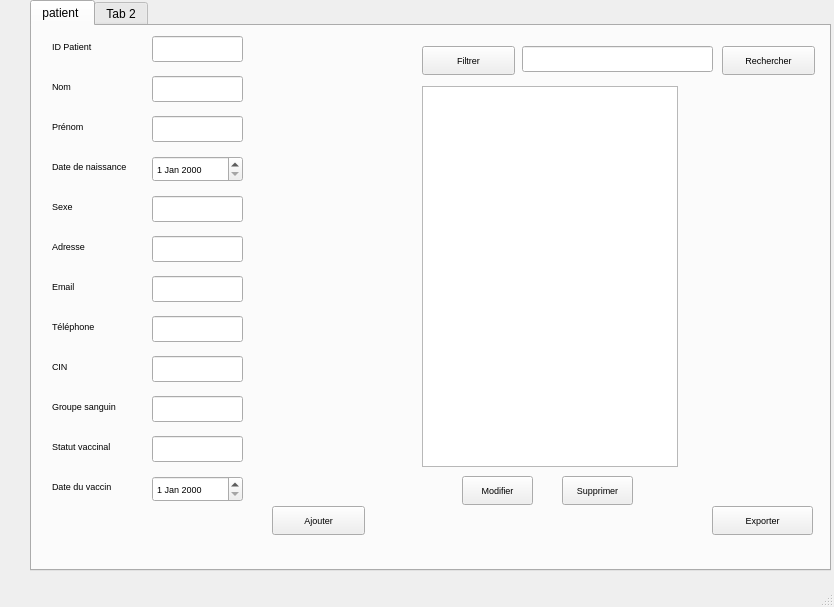
<?xml version="1.0" encoding="UTF-8"?>
<ui version="4.0">
 <class>MainWindow</class>
 <widget class="QMainWindow" name="MainWindow">
  <property name="geometry">
   <rect>
    <x>0</x>
    <y>0</y>
    <width>834</width>
    <height>607</height>
   </rect>
  </property>
  <property name="windowTitle">
   <string>MainWindow</string>
  </property>
  <widget class="QWidget" name="centralwidget">
   <widget class="QTabWidget" name="tabWidget">
    <property name="geometry">
     <rect>
      <x>30</x>
      <y>0</y>
      <width>801</width>
      <height>571</height>
     </rect>
    </property>
    <property name="currentIndex">
     <number>0</number>
    </property>
    <widget class="QWidget" name="tab">
     <attribute name="title">
      <string>patient </string>
     </attribute>
     <widget class="QLabel" name="IDPatient">
      <property name="geometry">
       <rect>
        <x>20</x>
        <y>10</y>
        <width>63</width>
        <height>20</height>
       </rect>
      </property>
      <property name="font">
       <font>
        <pointsize>7</pointsize>
       </font>
      </property>
      <property name="text">
       <string>ID Patient</string>
      </property>
     </widget>
     <widget class="QLabel" name="Nom">
      <property name="geometry">
       <rect>
        <x>20</x>
        <y>50</y>
        <width>63</width>
        <height>20</height>
       </rect>
      </property>
      <property name="font">
       <font>
        <pointsize>7</pointsize>
       </font>
      </property>
      <property name="text">
       <string>Nom</string>
      </property>
     </widget>
     <widget class="QLabel" name="Prenom">
      <property name="geometry">
       <rect>
        <x>20</x>
        <y>90</y>
        <width>63</width>
        <height>20</height>
       </rect>
      </property>
      <property name="font">
       <font>
        <pointsize>7</pointsize>
       </font>
      </property>
      <property name="text">
       <string>Prénom</string>
      </property>
     </widget>
     <widget class="QLabel" name="Datedenaissance">
      <property name="geometry">
       <rect>
        <x>20</x>
        <y>130</y>
        <width>121</width>
        <height>20</height>
       </rect>
      </property>
      <property name="font">
       <font>
        <pointsize>7</pointsize>
       </font>
      </property>
      <property name="text">
       <string>Date de naissance</string>
      </property>
     </widget>
     <widget class="QLabel" name="Sexe">
      <property name="geometry">
       <rect>
        <x>20</x>
        <y>170</y>
        <width>63</width>
        <height>20</height>
       </rect>
      </property>
      <property name="font">
       <font>
        <pointsize>7</pointsize>
       </font>
      </property>
      <property name="text">
       <string>Sexe</string>
      </property>
     </widget>
     <widget class="QLabel" name="Adresse">
      <property name="geometry">
       <rect>
        <x>20</x>
        <y>210</y>
        <width>63</width>
        <height>20</height>
       </rect>
      </property>
      <property name="font">
       <font>
        <pointsize>7</pointsize>
       </font>
      </property>
      <property name="text">
       <string>Adresse</string>
      </property>
     </widget>
     <widget class="QLabel" name="Email">
      <property name="geometry">
       <rect>
        <x>20</x>
        <y>250</y>
        <width>63</width>
        <height>20</height>
       </rect>
      </property>
      <property name="font">
       <font>
        <pointsize>7</pointsize>
       </font>
      </property>
      <property name="text">
       <string>Email</string>
      </property>
     </widget>
     <widget class="QLabel" name="Telephone">
      <property name="geometry">
       <rect>
        <x>20</x>
        <y>290</y>
        <width>71</width>
        <height>20</height>
       </rect>
      </property>
      <property name="font">
       <font>
        <pointsize>7</pointsize>
       </font>
      </property>
      <property name="text">
       <string>Téléphone</string>
      </property>
     </widget>
     <widget class="QLabel" name="CIN">
      <property name="geometry">
       <rect>
        <x>20</x>
        <y>330</y>
        <width>63</width>
        <height>20</height>
       </rect>
      </property>
      <property name="font">
       <font>
        <pointsize>7</pointsize>
       </font>
      </property>
      <property name="text">
       <string>CIN</string>
      </property>
     </widget>
     <widget class="QLabel" name="Groupesanguin_2">
      <property name="geometry">
       <rect>
        <x>20</x>
        <y>370</y>
        <width>111</width>
        <height>20</height>
       </rect>
      </property>
      <property name="font">
       <font>
        <pointsize>7</pointsize>
       </font>
      </property>
      <property name="text">
       <string>Groupe sanguin</string>
      </property>
     </widget>
     <widget class="QLabel" name="Statutvaccinal">
      <property name="geometry">
       <rect>
        <x>20</x>
        <y>410</y>
        <width>101</width>
        <height>20</height>
       </rect>
      </property>
      <property name="font">
       <font>
        <pointsize>7</pointsize>
       </font>
      </property>
      <property name="text">
       <string>Statut vaccinal</string>
      </property>
     </widget>
     <widget class="QLabel" name="Dateduvaccin">
      <property name="geometry">
       <rect>
        <x>20</x>
        <y>450</y>
        <width>101</width>
        <height>20</height>
       </rect>
      </property>
      <property name="font">
       <font>
        <pointsize>7</pointsize>
       </font>
      </property>
      <property name="text">
       <string>Date du vaccin</string>
      </property>
     </widget>
     <widget class="QLineEdit" name="ID">
      <property name="geometry">
       <rect>
        <x>120</x>
        <y>10</y>
        <width>91</width>
        <height>26</height>
       </rect>
      </property>
      <property name="font">
       <font>
        <pointsize>7</pointsize>
       </font>
      </property>
     </widget>
     <widget class="QLineEdit" name="bNom">
      <property name="geometry">
       <rect>
        <x>120</x>
        <y>50</y>
        <width>91</width>
        <height>26</height>
       </rect>
      </property>
      <property name="font">
       <font>
        <pointsize>7</pointsize>
       </font>
      </property>
     </widget>
     <widget class="QLineEdit" name="bPrenom">
      <property name="geometry">
       <rect>
        <x>120</x>
        <y>90</y>
        <width>91</width>
        <height>26</height>
       </rect>
      </property>
      <property name="font">
       <font>
        <pointsize>7</pointsize>
       </font>
      </property>
     </widget>
     <widget class="QLineEdit" name="bSexe">
      <property name="geometry">
       <rect>
        <x>120</x>
        <y>170</y>
        <width>91</width>
        <height>26</height>
       </rect>
      </property>
      <property name="font">
       <font>
        <pointsize>7</pointsize>
       </font>
      </property>
     </widget>
     <widget class="QLineEdit" name="bAdresse">
      <property name="geometry">
       <rect>
        <x>120</x>
        <y>210</y>
        <width>91</width>
        <height>26</height>
       </rect>
      </property>
      <property name="font">
       <font>
        <pointsize>7</pointsize>
       </font>
      </property>
     </widget>
     <widget class="QLineEdit" name="bEmail">
      <property name="geometry">
       <rect>
        <x>120</x>
        <y>250</y>
        <width>91</width>
        <height>26</height>
       </rect>
      </property>
      <property name="font">
       <font>
        <pointsize>7</pointsize>
       </font>
      </property>
     </widget>
     <widget class="QLineEdit" name="bTelephone">
      <property name="geometry">
       <rect>
        <x>120</x>
        <y>290</y>
        <width>91</width>
        <height>26</height>
       </rect>
      </property>
      <property name="font">
       <font>
        <pointsize>7</pointsize>
       </font>
      </property>
     </widget>
     <widget class="QDateEdit" name="bDate">
      <property name="geometry">
       <rect>
        <x>120</x>
        <y>130</y>
        <width>91</width>
        <height>26</height>
       </rect>
      </property>
      <property name="font">
       <font>
        <pointsize>7</pointsize>
       </font>
      </property>
     </widget>
     <widget class="QLineEdit" name="bCIN">
      <property name="geometry">
       <rect>
        <x>120</x>
        <y>330</y>
        <width>91</width>
        <height>26</height>
       </rect>
      </property>
      <property name="font">
       <font>
        <pointsize>7</pointsize>
       </font>
      </property>
     </widget>
     <widget class="QLineEdit" name="bGroupesanguin">
      <property name="geometry">
       <rect>
        <x>120</x>
        <y>370</y>
        <width>91</width>
        <height>26</height>
       </rect>
      </property>
      <property name="font">
       <font>
        <pointsize>7</pointsize>
       </font>
      </property>
     </widget>
     <widget class="QLineEdit" name="bStatutvaccinal">
      <property name="geometry">
       <rect>
        <x>120</x>
        <y>410</y>
        <width>91</width>
        <height>26</height>
       </rect>
      </property>
      <property name="font">
       <font>
        <pointsize>7</pointsize>
       </font>
      </property>
     </widget>
     <widget class="QDateEdit" name="bDateduvaccin">
      <property name="geometry">
       <rect>
        <x>120</x>
        <y>450</y>
        <width>91</width>
        <height>26</height>
       </rect>
      </property>
      <property name="font">
       <font>
        <pointsize>7</pointsize>
       </font>
      </property>
     </widget>
     <widget class="QTableView" name="Liste">
      <property name="geometry">
       <rect>
        <x>390</x>
        <y>60</y>
        <width>256</width>
        <height>381</height>
       </rect>
      </property>
      <property name="font">
       <font>
        <pointsize>7</pointsize>
       </font>
      </property>
     </widget>
     <widget class="QLineEdit" name="Barrerecherche">
      <property name="geometry">
       <rect>
        <x>490</x>
        <y>20</y>
        <width>191</width>
        <height>26</height>
       </rect>
      </property>
      <property name="font">
       <font>
        <pointsize>7</pointsize>
       </font>
      </property>
     </widget>
     <widget class="QPushButton" name="Ajouter">
      <property name="geometry">
       <rect>
        <x>240</x>
        <y>480</y>
        <width>93</width>
        <height>29</height>
       </rect>
      </property>
      <property name="font">
       <font>
        <pointsize>7</pointsize>
       </font>
      </property>
      <property name="text">
       <string>Ajouter</string>
      </property>
     </widget>
     <widget class="QPushButton" name="Filtrer">
      <property name="geometry">
       <rect>
        <x>390</x>
        <y>20</y>
        <width>93</width>
        <height>29</height>
       </rect>
      </property>
      <property name="font">
       <font>
        <pointsize>7</pointsize>
       </font>
      </property>
      <property name="text">
       <string>Filtrer</string>
      </property>
     </widget>
     <widget class="QPushButton" name="Modifier">
      <property name="geometry">
       <rect>
        <x>430</x>
        <y>450</y>
        <width>71</width>
        <height>29</height>
       </rect>
      </property>
      <property name="font">
       <font>
        <pointsize>7</pointsize>
       </font>
      </property>
      <property name="text">
       <string>Modifier</string>
      </property>
     </widget>
     <widget class="QPushButton" name="Supprimer">
      <property name="geometry">
       <rect>
        <x>530</x>
        <y>450</y>
        <width>71</width>
        <height>29</height>
       </rect>
      </property>
      <property name="font">
       <font>
        <pointsize>7</pointsize>
       </font>
      </property>
      <property name="text">
       <string>Supprimer</string>
      </property>
     </widget>
     <widget class="QPushButton" name="Exporter">
      <property name="geometry">
       <rect>
        <x>680</x>
        <y>480</y>
        <width>101</width>
        <height>29</height>
       </rect>
      </property>
      <property name="font">
       <font>
        <pointsize>7</pointsize>
       </font>
      </property>
      <property name="text">
       <string>Exporter</string>
      </property>
     </widget>
     <widget class="QPushButton" name="Rechercher">
      <property name="geometry">
       <rect>
        <x>690</x>
        <y>20</y>
        <width>93</width>
        <height>29</height>
       </rect>
      </property>
      <property name="font">
       <font>
        <pointsize>7</pointsize>
       </font>
      </property>
      <property name="text">
       <string>Rechercher</string>
      </property>
     </widget>
    </widget>
    <widget class="QWidget" name="tab_2">
     <attribute name="title">
      <string>Tab 2</string>
     </attribute>
    </widget>
   </widget>
  </widget>
  <widget class="QMenuBar" name="menubar">
   <property name="geometry">
    <rect>
     <x>0</x>
     <y>0</y>
     <width>834</width>
     <height>26</height>
    </rect>
   </property>
  </widget>
  <widget class="QStatusBar" name="statusbar"/>
 </widget>
 <resources/>
 <connections/>
</ui>
